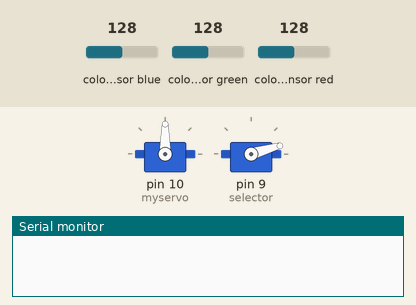
This sketch was run on a simulated Arduino Uno, built with avr-gcc and run on an emulated ATmega328P. Shown: 2 × servo, the last lines printed to the serial monitor. Inputs (shaded band) come from the test bench; at power-on: colour sensor blue 128, colour sensor green 128, colour sensor red 128.

Above: at 0.25 s.
At 1.3 s:
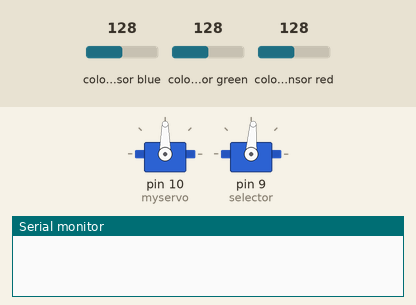
At 2.5 s:
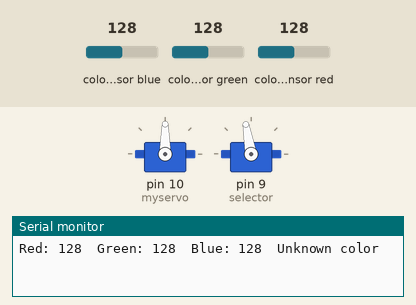
At 4.8 s:
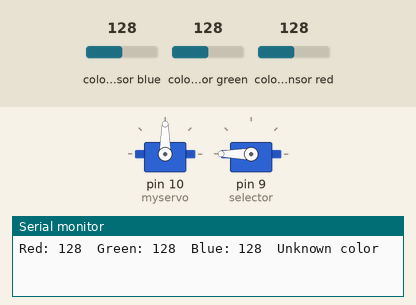
Timing chart, 0 to 6.2 s (numbered marks = the images above):
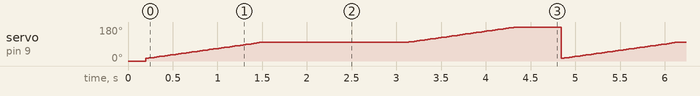

The sketch:

layer1.ino
```cpp
#include <Wire.h>
#include <Adafruit_Sensor.h>
#include <Adafruit_TCS34725.h>
#include <Servo.h>

Adafruit_TCS34725 tcs = Adafruit_TCS34725(TCS34725_INTEGRATIONTIME_50MS, TCS34725_GAIN_4X);
Servo myservo;
Servo selector;

const int redPos = 0;
const int bluePos = 45;
const int greenPos = 90;
const int yellowPos = 135;
const int orangePos = 150;
const int brownPos = 180;

int selectorPosition[3] = {14, 100, 180};

void setup() {
  Serial.begin(9600);
  if (!tcs.begin()) {
    Serial.println("Error initializing the color sensor");
    while (1);
  }
  myservo.attach(10);
  selector.attach(9);
  selector.write(0);
  delay(200);
}

void loop() {
  moveSelector(0, 1);
  delay(500);

  float red, green, blue;
  tcs.setInterrupt(false); // turn on LED
  delay(60); // takes 50ms to read
  tcs.getRGB(&red, &green, &blue);
  tcs.setInterrupt(true); // turn off LED

  Serial.print("Red: "); Serial.print(int(red));
  Serial.print("  Green: "); Serial.print(int(green));
  Serial.print("  Blue: "); Serial.print(int(blue));

  if (red > 51 && red < 59 && green > 77 && green < 84 && blue > 127 && blue < 136) {
    // Color is red
    myservo.write(redPos);
    Serial.println("  Color: Red");
  } else if (red > 39 && red < 46 && green > 96 && green < 104 && blue > 117 && blue < 124) {
    // Color is green
    myservo.write(greenPos);
    Serial.println("  Color: Green");
  } else if (red > 26 && red < 34 && green > 80 && green < 87 && blue > 150 && blue < 157) {
    // Color is blue
    myservo.write(bluePos);
    Serial.println("  Color: Blue");
  } else if (red > 54 && red < 60 && green > 93 && green < 99 && blue > 102 && blue < 110) {
    // Color is yellow
    myservo.write(yellowPos);
    Serial.println("  Color: Yellow");
  } else if (red > 39 && red < 47 && green > 82 && green < 89 && blue > 137 && blue < 144) {
    // Color is brown
    myservo.write(brownPos);
    Serial.println("  Color: Brown");
  } else if (red > 58 && red < 68 && green > 78 && green < 87 && blue > 111 && blue < 119) {
    // Color is orange
    myservo.write(orangePos);
    Serial.println("  Color: Orange");
  } else {
    // Unknown color
    Serial.println("  Unknown color");
  }

  delay(1000);
  moveSelector(1, 2);
  delay(500);
}

void moveSelector(int pos, int target) {
  if (pos < target) {
    for (int i = selectorPosition[pos]; i <= selectorPosition[target]; i++) {
      selector.write(i);
      delay(15);
    }
  }
}
```

Measured:
- by itself, servo on pin 9 (selector): ramps from 14° to 180° and jumps back, once every 4.6 s
